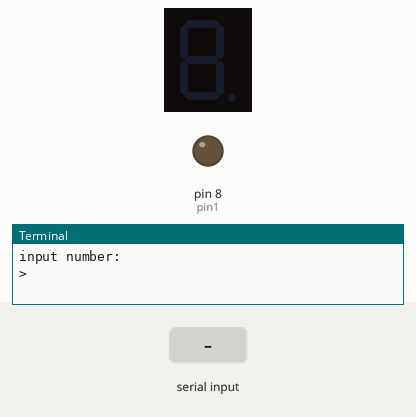
The program below on a simulated Raspberry Pi (header pin numbers). Shown: 1-digit seven-segment display, output pins drawn as LEDs (lit = HIGH), the last lines printed to the terminal. Inputs (shaded band) come from the test bench. The segment pins are drawn as the display they are named for; pins used as bus, display or sensor lines are not drawn.

Above: at 1.2 s.
1.3 s: "5" typed at the terminal, then Enter
At 1.8 s:
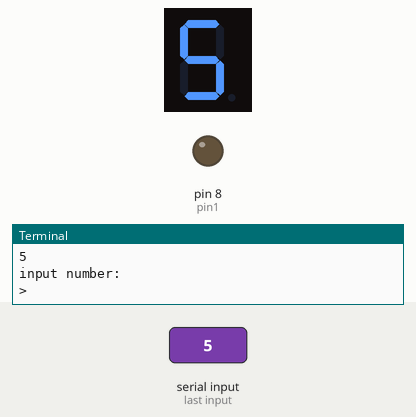
2.8 s: "90" typed at the terminal, then Enter
At 4.4 s:
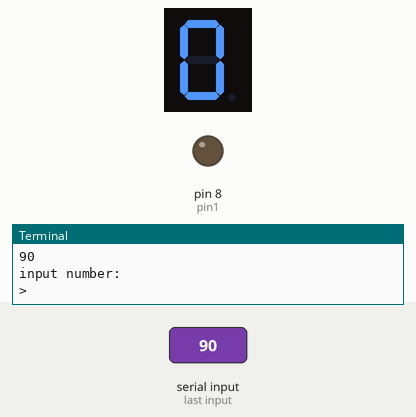
Timing chart, 0 to 5.9 s (numbered marks = the images above; inputs shaded):
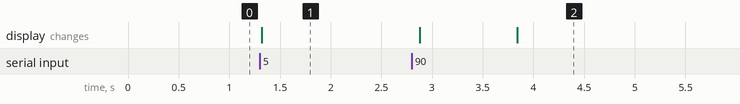

The program:

manual_number.py
```python
#!/usr/bin/env python
import sys
import json
import time
import RPi.GPIO as GPIO


pinA = 3
pinB = 7
pinC = 19
pinD = 13
pinE = 11
pinF = 5
pinG = 21
pindot = 15
pin1 = 8

def setup_pins():
    """ setup raspberry pi GPIO """
    GPIO.setmode(GPIO.BOARD)
    # 7 segments
    GPIO.setup(pinA, GPIO.OUT)
    GPIO.setup(pinB, GPIO.OUT)
    GPIO.setup(pinC, GPIO.OUT)
    GPIO.setup(pinD, GPIO.OUT)
    GPIO.setup(pinE, GPIO.OUT)
    GPIO.setup(pinF, GPIO.OUT)
    GPIO.setup(pinG, GPIO.OUT)
    GPIO.setup(pindot, GPIO.OUT)
    # digit selectors
    GPIO.setup(pin1, GPIO.OUT)
#    GPIO.setup(pin2, GPIO.OUT)
#    GPIO.setup(pin3, GPIO.OUT)
#    GPIO.setup(pin4, GPIO.OUT)
    # deselect digits
    GPIO.output(pin1, GPIO.HIGH)
#    GPIO.output(pin2, GPIO.HIGH)
#    GPIO.output(pin3, GPIO.HIGH)
#    GPIO.output(pin4, GPIO.HIGH)


def light_segments(segs):
    """ light up/out segments """
    pins = [pinA, pinB, pinC, pinD, pinE, pinF, pinG, pindot]
    for i, pin in enumerate(pins):
        if segs[i]:
            GPIO.output(pin, GPIO.HIGH)
        else:
            GPIO.output(pin, GPIO.LOW)

def light_number(number, dot=False):
    """ light segments to form number """
    for i in range(len(number)):
        x = number[i]
        if x in seg_number.keys():
            segs = list(seg_number[x])
            segs.append(dot)
            light_segments(segs)
            if i != len(number)-1:
                time.sleep(1)
        else:
            print('Unregonized number: {}'.format(x))

### Main
setup_pins()
GPIO.output(pin1, GPIO.LOW)
with open('seg_light.json', 'r') as jfp:
    seg_number = json.load(jfp)

try:
    while True:
        print('input number:')
        num = input('> ')
        try:
            _ = int(num)
            light_number(num)
        except ValueError as exp:
            print(exp)
except KeyboardInterrupt:
    pass
except Exception as exp:
    print(exp)
finally:
    # all lights off
    light_segments([0,0,0,0,0,0,0,0])
    print('\nCleanup GPIO')
    GPIO.cleanup()
```

Measured:
- after the input at 1.3 s, the display: changes at once (image 1)
- after the input at 2.8 s, the display: first changes after 0.08 s (image 2 shows a later state)
